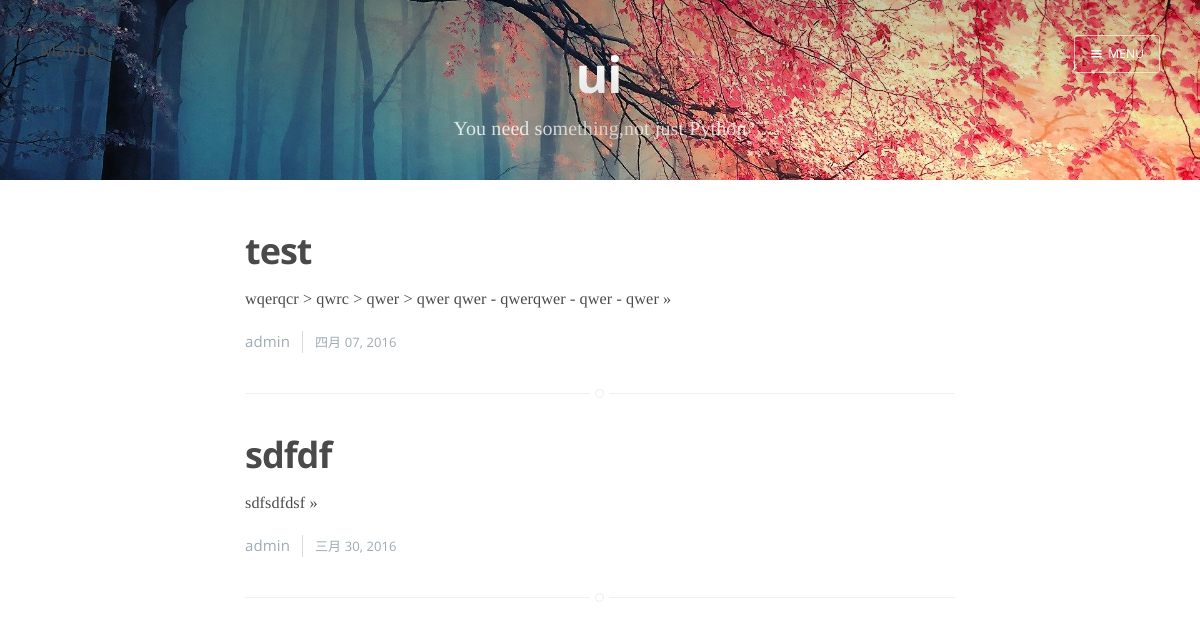
The page /blog/tag/ui on the database its author committed.
### apps/blog/models.py (models this page shows, shortened)
class Blog(models.Model):
    STATUS_CHOICES = (
        ('d', "草稿"),
        ('p', "已发布"),
    )
    title = models.CharField('标题', max_length=150, db_index=True, unique=True)
    link = models.CharField('链接', max_length=150, default='')
    link.help_text = "Cool URIs don't change"
    snippet = models.CharField('摘要', max_length=500, default='')
    content = models.TextField('内容', )
    add_time = models.DateTimeField('创建时间', auto_now_add=True)
    publish_time = models.DateTimeField('发表时间', null=True)
    update_time = models.DateTimeField('修改时间')
    status = models.CharField('状态', max_length=1, choices=STATUS_CHOICES, default=STATUS_CHOICES[0][0])
    is_public = models.BooleanField('公开', default=True)
    is_top = models.BooleanField('置顶', default=False)
    access_count = models.IntegerField('浏览量', default=1, editable=False)
    category = models.ForeignKey('Category', verbose_name='所属分类')
    tags = models.ManyToManyField('Tag', verbose_name='标签集合', null=True, blank=True)
    tags.help_text = '标签'
    author = models.ForeignKey(User, verbose_name='作者')
    def get_absolute_url(self):
        return reverse('blog:blog_detail', args=(self.id, self.link))

### apps/blog/views.py (the view)
# urls.py: url(r'^tag/(?P<tag_name>\w+)$', BlogListView.as_view(), name='tag'),
class BlogListView(ListView):
    template_name = 'post_list.html'
    paginate_by = settings.PAGE_SIZE
    context_object_name = "blog_list"
    def get_queryset(self):
        query_condition = {
            'status': 'p',
            'is_public': True
        }
        if 'tag_name' in self.kwargs:
            query_condition['tags__title'] = self.kwargs['tag_name']
        return Blog.objects.filter(**query_condition).order_by('-publish_time')
    def get_context_data(self, **kwargs):
        context = super(BlogListView, self).get_context_data(**kwargs)
        tag_name = self.kwargs.get('tag_name')
        if tag_name:
            context['tag_title'] = tag_name
            context['tag_description'] = ''
        return context

### apps/blog/context_processors.py (called while the page is built)
def google_analytics(request):
    from django.conf import settings
    return {'ga_id': settings.GOOGLE_ANALYTICS_ID}

### apps/blog/templates/post_list.html (shortened to what this page needs)
{% extends "base.html" %}
{% load myapp_markup %}
{% block body_class %} home-template {% endblock %}
{% load staticfiles %}
{% block head %}
<header class="main-header tag-head " style="background-image: url({% static 'img/home-bg.jpg' %})">
    <nav class="main-nav overlay clearfix">
        <a class="blog-logo" href="{%url 'index' %}">Maybe!</a>
            <a class="menu-button icon-menu" href="#"><span class="word">Menu</span></a>
    </nav>
    <div class="vertical">
        <div class="main-header-content inner">
            <h1 class="page-title">{{tag_title |default:"Life is Short"}}</h1>
            <h2 class="page-description">
                    {{tag_description|default:" You need something,not just Python"}}
            </h2>
        </div>
    </div>
</header>
{% endblock %}
{% block body %}
<main id="content" class="content" role="main">
    {% for blog in blog_list %}
    <article class="post">
        <header class="post-header">
            <h2 class="post-title"><a href="{{blog.get_absolute_url}}">{{blog.title}}</a></h2>
        </header>
        <section class="post-excerpt">
            <p><a class="read-more" href="{{blog.get_absolute_url}}">{{blog.snippet}} &raquo;</a></p>
        </section>
        <footer class="post-meta">
            {{blog.author.username}}
            <time class="post-date" datetime='{{blog.add_time|date:"b d, Y"}}'>{{blog.add_time|date:"b d, Y"}}</time>
        </footer>
    </article>
    {% endfor %}
</main>
{% endblock %}

### rows shown on the page
Blog: title "test", snippet "wqerqcr > qwrc > qwer > qwer qwer - qwerqwer - qwer - qwer", author.username "admin", add_time "四月 07, 2016"
Blog: title "sdfdf", snippet "sdfsdfdsf", author.username "admin", add_time "三月 30, 2016"

### other values the page prints
{{ tag_title |default:"Life is Short" }} "ui"
{{ tag_description|default:" You need something,not just Python" }} "You need something,not just Python"
